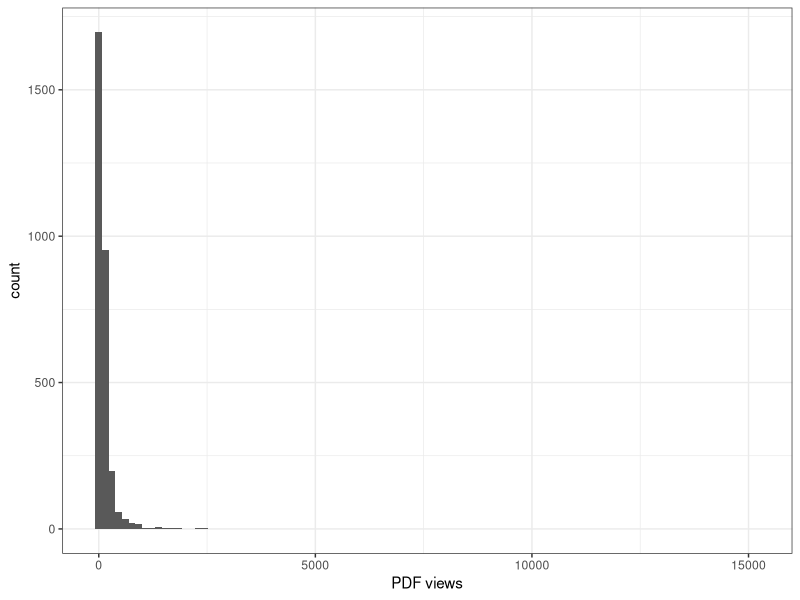
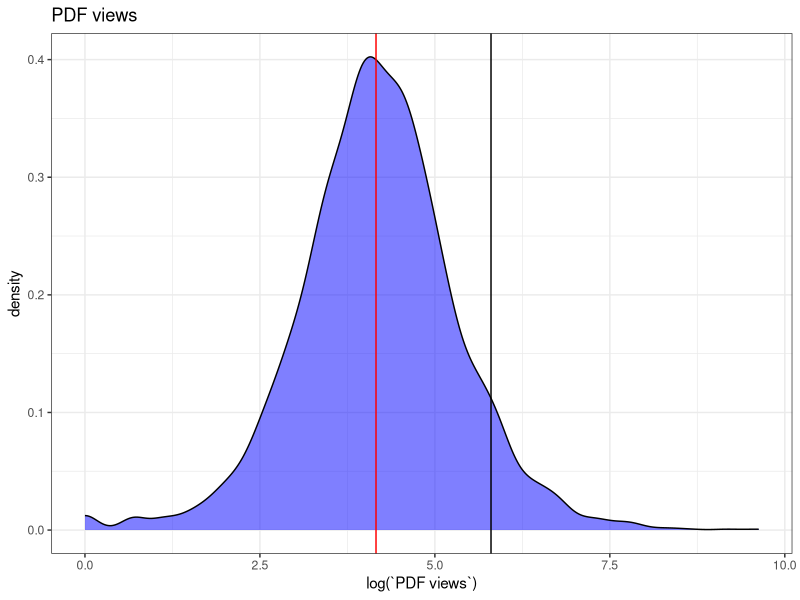
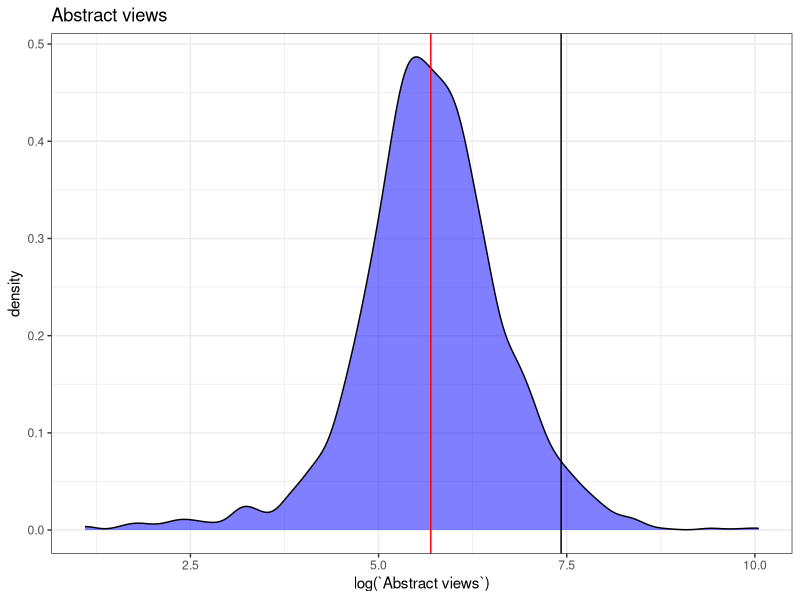

Reproduce these figures in R, in order.
## ---- chunk 1
knitr::opts_chunk$set(echo = TRUE)
## ---- chunk 2
library(dplyr)
library(ggplot2)
library(readr)
library(lubridate)

data <- read_tsv("./data/biorxiv_data_2016_2_29.tsv")
collection_date <- ymd("2016_2_29")

str(data)
## ---- chunk 3
data <-  data %>%
  mutate(Age = collection_date - ymd(`Original submission`),
         Revised = `Original submission` != `Current submission`)

str(data)
## ---- chunk 4
data %>%
  group_by(Revised) %>%
  summarise(n = n(), `%` = n/nrow(data) * 100)
## ---- chunk 5
abstr_mn <- mean(data$`Abstract views`, na.rm = T)
abstr_med <- median(data$`Abstract views`, na.rm = T)
pdf_mn <- mean(data$`PDF views`, na.rm = T)
pdf_med <- median(data$`PDF views`, na.rm = T)
## ---- chunk 6
top10 <- data %>%
  arrange(-`PDF views`) %>%
  select(Title, `Abstract views`, `PDF views`, Age, Revised) %>%
  head(., 10)
knitr::kable(top10)  # output as nicely formatted table
## ---- chunk 7
older_than_10 <- filter(data, Age > 10)
quantile(older_than_10$`PDF views`, na.rm =TRUE)

ggplot(older_than_10, aes(`PDF views`)) +
  geom_histogram(bins = 100) + theme_bw()
## ---- chunk 8
ggplot(older_than_10, aes(log(`PDF views`))) +
  ggtitle("PDF views") +
  geom_density(fill = 'blue', alpha = 0.5) + theme_bw() +
  geom_vline(xintercept = log(pdf_med), col = 'red') +
  geom_vline(xintercept = log(331))  # my paper
## ---- chunk 9
ggplot(older_than_10, aes(log(`Abstract views`))) +
  ggtitle("Abstract views") +
  geom_density(fill = 'blue', alpha = 0.5) + theme_bw() +
  geom_vline(xintercept = log(abstr_med), col = 'red') +
  geom_vline(xintercept = log(1678))  # my paper
